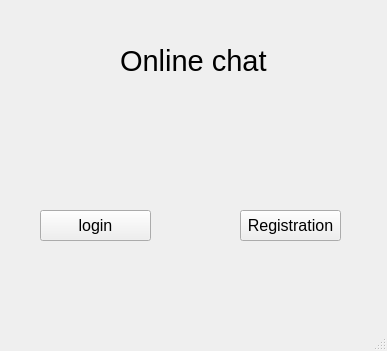
<?xml version="1.0" encoding="UTF-8"?>
<ui version="4.0">
 <class>RunWindow</class>
 <widget class="QMainWindow" name="RunWindow">
  <property name="geometry">
   <rect>
    <x>0</x>
    <y>0</y>
    <width>387</width>
    <height>351</height>
   </rect>
  </property>
  <property name="windowTitle">
   <string>MainWindow</string>
  </property>
  <property name="iconSize">
   <size>
    <width>24</width>
    <height>24</height>
   </size>
  </property>
  <widget class="QWidget" name="centralwidget">
   <widget class="QLabel" name="label">
    <property name="geometry">
     <rect>
      <x>120</x>
      <y>40</y>
      <width>151</width>
      <height>41</height>
     </rect>
    </property>
    <property name="font">
     <font>
      <pointsize>22</pointsize>
     </font>
    </property>
    <property name="text">
     <string>Online chat</string>
    </property>
   </widget>
   <widget class="QPushButton" name="pushButton">
    <property name="geometry">
     <rect>
      <x>40</x>
      <y>210</y>
      <width>111</width>
      <height>31</height>
     </rect>
    </property>
    <property name="font">
     <font>
      <pointsize>12</pointsize>
     </font>
    </property>
    <property name="text">
     <string>login</string>
    </property>
   </widget>
   <widget class="QPushButton" name="pushButton_2">
    <property name="geometry">
     <rect>
      <x>240</x>
      <y>210</y>
      <width>101</width>
      <height>31</height>
     </rect>
    </property>
    <property name="font">
     <font>
      <pointsize>12</pointsize>
     </font>
    </property>
    <property name="text">
     <string>Registration</string>
    </property>
   </widget>
  </widget>
  <widget class="QStatusBar" name="statusbar"/>
 </widget>
 <resources/>
 <connections/>
</ui>
